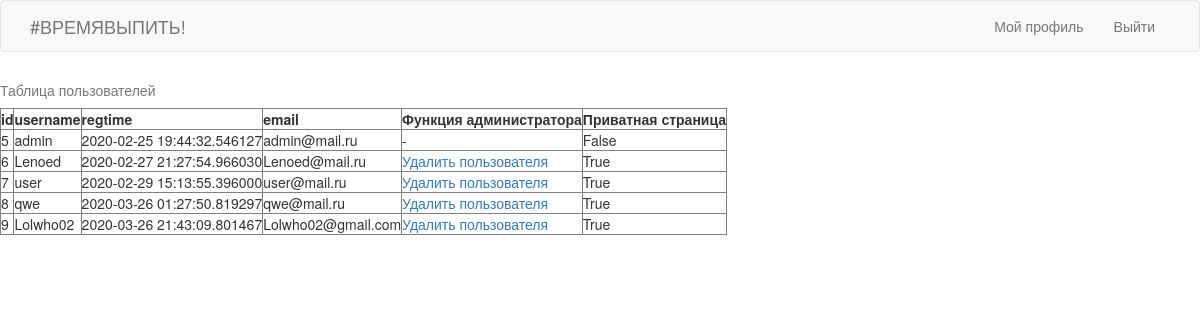
Before: /admin (signed in) with the older database file.
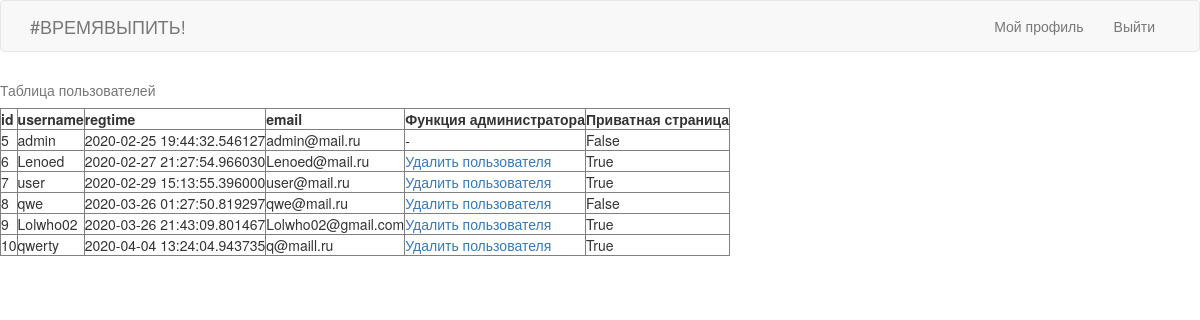
After: the same page with the newer database file.
### app/models.py (models this page shows, shortened)
class User(db.Model, UserMixin):
	id = db.Column(db.Integer, primary_key = True)
	username = db.Column(db.String(64), index = True, unique = True)
	regtime = db.Column(db.DateTime, index = True, default = datetime.utcnow())
	last_seen = db.Column(db.DateTime, default = datetime.utcnow())
	email = db.Column(db.String(128), index = True, unique = True)
	password_hash = db.Column(db.String(128))
	drink = db.relationship('Drinks', backref='author', lazy='dynamic')
	private_stat = db.Column(db.Boolean)
	current_state = db.Column(db.Integer, default = 0)
	followed = db.relationship('User', secondary=followers,
    	primaryjoin=(followers.c.follower_id == id),
    	secondaryjoin=(followers.c.followed_id == id),
    	backref=db.backref('followers', lazy='dynamic'), lazy='dynamic')

### app/main/routes.py (the view)
@main.route('/admin', methods = ['GET', 'POST'])
@login_required
def admin():
	if current_user.username == 'admin':
		names = User.query.all()
	else:
		flash(_('СТРАНИЦА ДОСТУПНА ТОЛЬКО АДМИНИСТРАТОРУ'))
		return redirect('main.index')
	return render_template('admin.html', names = names)

### app/models.py (called while the page is built)
@login.user_loader #настройка flask_login user_loader на БД
def load_user(id):
	return User.query.get(int(id))

### app/main/templates/admin.html
{% extends 'base.html' %}
{% block content %}
 <table border="1">
   <caption>Таблица пользователей</caption>
   <tr>
    <th>id</th>
    <th>username</th>
    <th>regtime</th>
    <th>email</th>
    <th>Функция администратора</th>
    <th>Приватная страница</th>
   </tr>
   {% for name in names %}
   {% if name.username == 'admin' %}
   <tr><td>{{ name.id }}</td><td>{{ name.username }}</td><td>{{ name.regtime }}</td><td>{{ name.email }}</td><td>-</td><td>{{ name.private_stat }}</td></tr>
   {% else %}
   <tr><td>{{ name.id }}</td><td>{{ name.username }}</td><td>{{ name.regtime }}</td><td>{{ name.email }}</td>
   	<td><a href = "{{ url_for('delete', username = name.username) }}"> Удалить пользователя </a></td><td>{{ name.private_stat }}</td></tr>
   {% endif %}
   {% endfor %}
{% endblock %}

Changed rows visible on the page:
changed User "qwe": private_stat "True" → "False"
added User: id "10", username "qwerty", regtime "2020-04-04 13:24:04.943735", email "q@maill.ru", private_stat "True"
